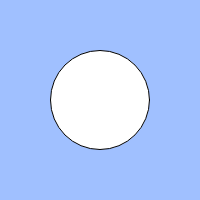
Frame 1 (no input)
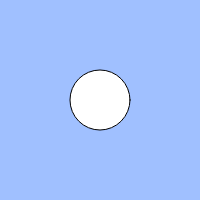
Frame 60 (no input)
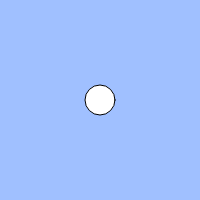
Frame 120 (the mouse pressed at the canvas centre since frame 60)

The p5.js sketch that drew these frames (run headless with seeded random() and noise() and a simulated clock; from frame 60 on, the mouse is pressed at the canvas centre):

// p5.js sketch
// ── sketch.js
// 練習問題「心臓の鼓動のように大きくなったり小さくなったりする円」
let count;
let cycle;

function setup(){
  createCanvas(200, 200);
  count = 0;
  cycle = 100;
  }

  function mousePressed(){
    cycle=50;
    }

  function mouseReleased(){
    cycle=100;
    }

function draw(){
  background(160, 192, 255);
  count = (count + 1) % cycle;

  // BLANK[1]
  //let size=count;　これでy=xみたいになる
if(count>cycle/2){
  ellipse(width/2,height/2,count);
  }
  else{
    ellipse(width/2,height/2,cycle-count)
  }
}
  //ellipse(width / 2, height / 2, size);
